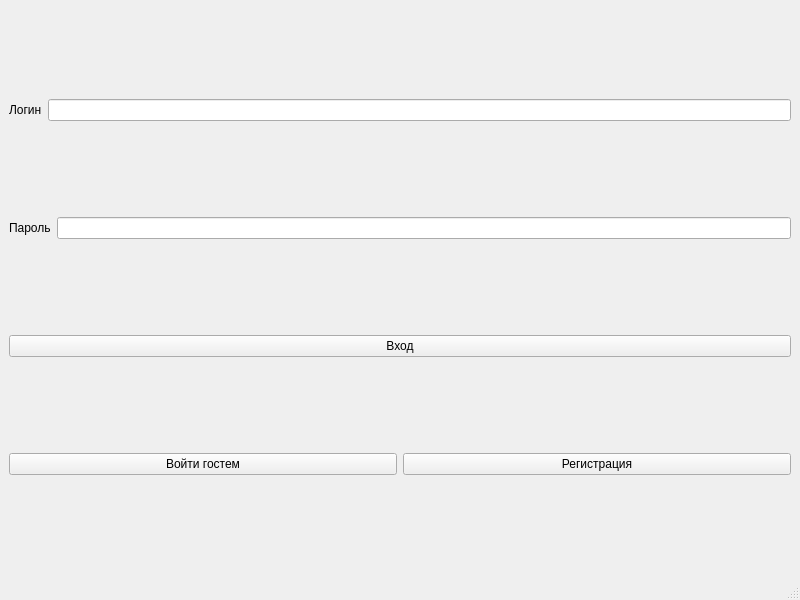
<?xml version="1.0" encoding="UTF-8"?>
<ui version="4.0">
 <class>MainWindow</class>
 <widget class="QMainWindow" name="MainWindow">
  <property name="geometry">
   <rect>
    <x>0</x>
    <y>0</y>
    <width>800</width>
    <height>600</height>
   </rect>
  </property>
  <property name="windowTitle">
   <string>MainWindow</string>
  </property>
  <widget class="QWidget" name="centralwidget">
   <layout class="QVBoxLayout" name="verticalLayout">
    <item>
     <layout class="QHBoxLayout" name="horizontalLayout">
      <item>
       <widget class="QLabel" name="label">
        <property name="text">
         <string>Логин</string>
        </property>
       </widget>
      </item>
      <item>
       <widget class="QLineEdit" name="lineEdit"/>
      </item>
     </layout>
    </item>
    <item>
     <layout class="QHBoxLayout" name="horizontalLayout_2">
      <item>
       <widget class="QLabel" name="label_2">
        <property name="text">
         <string>Пароль</string>
        </property>
       </widget>
      </item>
      <item>
       <widget class="QLineEdit" name="lineEdit_2"/>
      </item>
     </layout>
    </item>
    <item>
     <widget class="QPushButton" name="pushButton">
      <property name="text">
       <string>Вход</string>
      </property>
     </widget>
    </item>
    <item>
     <layout class="QHBoxLayout" name="horizontalLayout_3">
      <item>
       <widget class="QPushButton" name="pushButton_3">
        <property name="text">
         <string>Войти гостем</string>
        </property>
       </widget>
      </item>
      <item>
       <widget class="QPushButton" name="pushButton_2">
        <property name="text">
         <string>Регистрация</string>
        </property>
       </widget>
      </item>
     </layout>
    </item>
   </layout>
  </widget>
  <widget class="QMenuBar" name="menubar">
   <property name="geometry">
    <rect>
     <x>0</x>
     <y>0</y>
     <width>800</width>
     <height>26</height>
    </rect>
   </property>
  </widget>
  <widget class="QStatusBar" name="statusbar"/>
 </widget>
 <resources/>
 <connections/>
</ui>
